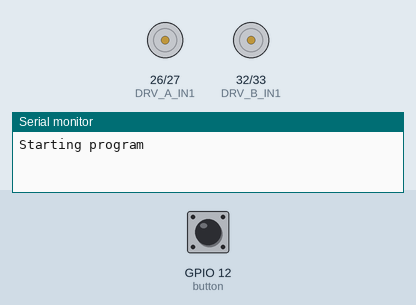
A sketch run on a simulated ESP32. On the bench: motor-driver pin pairs drawn as motors (green arrow = first pin HIGH = forward, orange = second pin HIGH = backward, longer = more drive, scaled by the enable pin), the last lines printed to the serial monitor. The inputs (shaded band) are chosen by the test bench; at power-on: GPIO 12 (button) LOW.

Above: at 1.2 s.
1.3 s: GPIO 12 (button) pulled HIGH for 0.15 s
At 2.6 s:
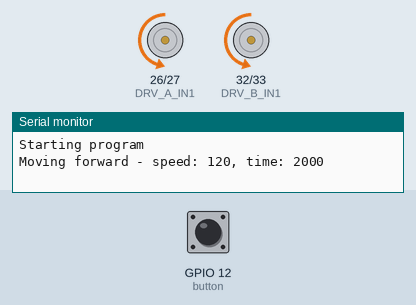
At 3.52 s:
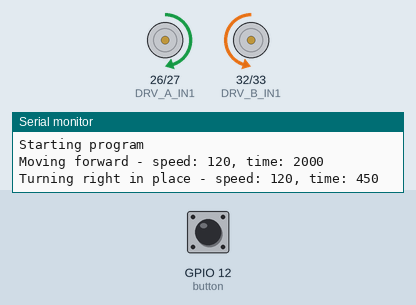
Timing chart, 0 to 12.6 s (numbered marks = the images above; inputs shaded):
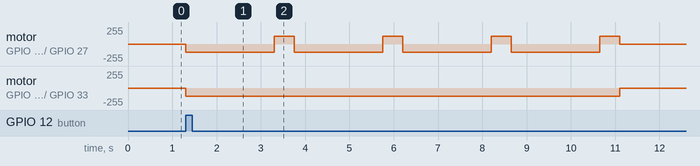

Measured:
- after the input at 1.3 s, motor on GPIO 26 (DRV_A_IN1) / GPIO 27 (DRV_A_IN2): stopped → backward 120/255 at once, then repeats every 2.5 s: forward 120/255 0.45 s, backward 120/255 2.0 s; motor on GPIO 32 (DRV_B_IN1) / GPIO 33 (DRV_B_IN2): stopped → backward 120/255 at once, → stopped 9.8 s later

The sketch:

esp32-motors-square-WITHOUT-encoders.ino
```cpp
#include <Arduino.h>
#include <analogWrite.h>
int DRV_A_IN1 = 26;
int DRV_A_IN2 = 27;
int DRV_A_PWM = 14;

int DRV_B_IN1 = 32;
int DRV_B_IN2 = 33;
int DRV_B_PWM = 25;

int button = 12; //define the button connect to Pin7
const unsigned long DURATION = 8000;
const int LOOP_DELAY = 500;

const int CLOCKWISE = 1;
const int COUNTER_CLOCKWISE = 2;

int val;//val to store the data
bool started;
int speed = 0;
unsigned long switchonTime;

void setup()
{
  pinMode(DRV_B_IN1, OUTPUT); //define the LED Pin to OUTPUT;
  pinMode(DRV_B_IN2, OUTPUT); //define the LED Pin to OUTPUT;
  pinMode(DRV_B_PWM, OUTPUT); //define the LED Pin to OUTPUT;
  pinMode(DRV_A_IN1, OUTPUT); //define the LED Pin to OUTPUT;
  pinMode(DRV_A_IN2, OUTPUT); //define the LED Pin to OUTPUT;
  pinMode(DRV_A_PWM, OUTPUT); //define the LED Pin to OUTPUT;
  pinMode(button, INPUT); //define the button Pin to INPUT;
  Serial.begin(115200);
  Serial.println("Starting program");
}
void loop()
{
  val = digitalRead(button); //digital read the button pin
  if (val == HIGH) //if the button is not pressed;
  {
    speed = 120;
    int timeForwardMs = 2000;
    int timeTurnRightMs = 450;
    for ( int i = 0; i < 4; i++) {
      Serial.printf("Moving forward - speed: %d, time: %d\n", speed, timeForwardMs);
      moveForward(speed, timeForwardMs);
      Serial.printf("Turning right in place - speed: %d, time: %d\n", speed, timeTurnRightMs);
      turnRightInPlace(speed, timeTurnRightMs);
      //    moveBackward(speed, timeMs);
    }
  }
  delay(50);
}

void trunMotorsOff() {
  digitalWrite(DRV_A_IN1, LOW);
  digitalWrite(DRV_A_IN2, LOW);
  digitalWrite(DRV_B_IN1, LOW);
  digitalWrite(DRV_B_IN2, LOW);
}

void setMotorDirection(int motor, int direction) {
  switch (direction) {
    case CLOCKWISE:
      digitalWrite(motor == 1 ? DRV_A_IN1 : DRV_B_IN1, HIGH);
      digitalWrite(motor == 1 ? DRV_A_IN2 : DRV_B_IN2, LOW);
      break;
    case COUNTER_CLOCKWISE:
      digitalWrite(motor == 1 ? DRV_A_IN1 : DRV_B_IN1, LOW);
      digitalWrite(motor == 1 ? DRV_A_IN2 : DRV_B_IN2, HIGH);
      break;

  }
}

void setMotorSpeed(int motor, int speed) {
  switch (motor) {
    case 1: analogWrite(DRV_A_PWM, speed); break;
    case 2: analogWrite(DRV_B_PWM, speed); break;
  }
}

// higher order commands
void moveForward(int speed, int timeMs) {
  setMotorDirection(1, COUNTER_CLOCKWISE);
  setMotorDirection(2, COUNTER_CLOCKWISE);
  setMotorSpeed(1, speed);
  setMotorSpeed(2, speed);
  delay(timeMs);
  trunMotorsOff();
}

void moveBackward(int speed, int timeMs) {
  setMotorDirection(1, CLOCKWISE);
  setMotorDirection(2, CLOCKWISE);
  setMotorSpeed(1, speed);
  setMotorSpeed(2, speed);
  delay(timeMs);
  trunMotorsOff();
}

void turnLeftInPlace(int speed, int timeMs) {
  setMotorDirection(1, COUNTER_CLOCKWISE);
  setMotorDirection(2, CLOCKWISE);
  setMotorSpeed(1, speed);
  setMotorSpeed(2, speed);
  delay(timeMs);
  trunMotorsOff();
}

void turnRightInPlace(int speed, int timeMs) {
  setMotorDirection(1, CLOCKWISE);
  setMotorDirection(2, COUNTER_CLOCKWISE);
  setMotorSpeed(1, speed);
  setMotorSpeed(2, speed);
  delay(timeMs);
  trunMotorsOff();
}
```
